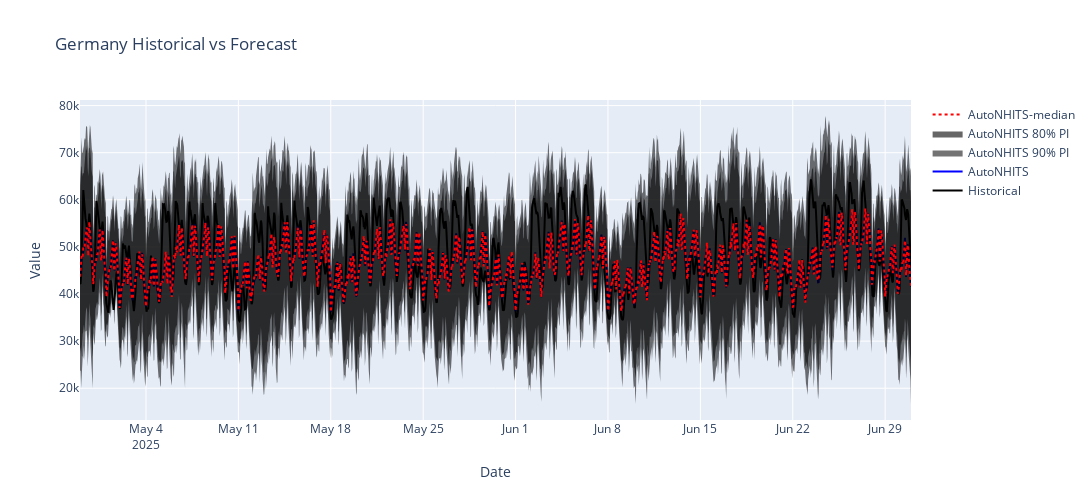

Here is the notebook cell this chart was saved with:
### Code cell
plot(Y_hat_df, levels=levels)

### Figure 1 — Plotly figure (JSON) as saved in the notebook; plotly's stock layout.template omitted (floating-point values rounded to 4 significant figures; data arrays with more than 128 entries replaced by an {"elided": "..."} marker saying what was removed)
{"data": [{"line": {"color": "black", "width": 2}, "mode": "lines", "name": "Historical", "type": "scatter", "x": {"elided": "1512 str values"}, "y": {"elided": "1512 float values"}}, {"line": {"color": "blue", "dash": "solid", "width": 2}, "mode": "lines", "name": "AutoNHITS", "type": "scatter", "x": {"elided": "1512 str values"}, "y": {"elided": "1512 float values"}}, {"hoverinfo": "skip", "line": {"width": 0}, "mode": "lines", "showlegend": false, "type": "scatter", "x": {"elided": "1512 str values"}, "y": {"elided": "1512 float values"}}, {"fill": "tonexty", "fillcolor": "rgba(0,0,0,0.55)", "hoverinfo": "skip", "line": {"width": 0}, "mode": "lines", "name": "AutoNHITS 90% PI", "type": "scatter", "x": {"elided": "1512 str values"}, "y": {"elided": "1512 float values"}}, {"hoverinfo": "skip", "line": {"width": 0}, "mode": "lines", "showlegend": false, "type": "scatter", "x": {"elided": "1512 str values"}, "y": {"elided": "1512 float values"}}, {"fill": "tonexty", "fillcolor": "rgba(0,0,0,0.60)", "hoverinfo": "skip", "line": {"width": 0}, "mode": "lines", "name": "AutoNHITS 80% PI", "type": "scatter", "x": {"elided": "1512 str values"}, "y": {"elided": "1512 float values"}}, {"line": {"color": "red", "dash": "dot", "width": 2}, "mode": "lines", "name": "AutoNHITS-median", "type": "scatter", "x": {"elided": "1512 str values"}, "y": {"elided": "1512 float values"}}], "layout": {"height": 500, "hovermode": "x unified", "title": {"text": "Germany Historical vs Forecast"}, "width": 1400, "xaxis": {"title": {"text": "Date"}}, "yaxis": {"title": {"text": "Value"}}}}
